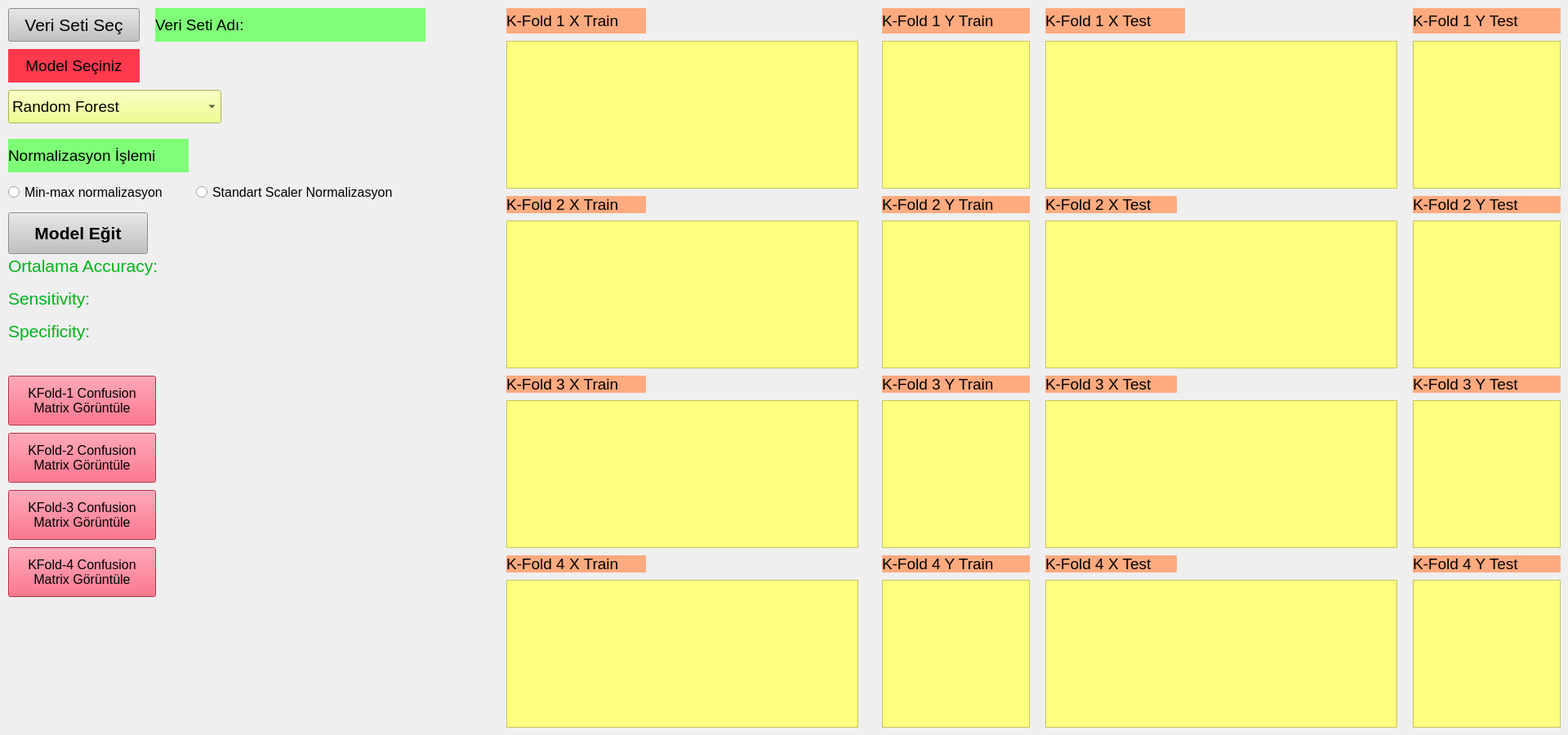
    <widget class="QWidget" name="tab_3">
     <attribute name="title">
      <string>K-Fold Model Eğitimi</string>
     </attribute>
     <widget class="QComboBox" name="cmbModelKFold">
      <property name="geometry">
       <rect>
        <x>10</x>
        <y>110</y>
        <width>261</width>
        <height>41</height>
       </rect>
      </property>
      <property name="font">
       <font>
        <pointsize>14</pointsize>
       </font>
      </property>
      <property name="styleSheet">
       <string notr="true">background-color: rgb(236, 255, 112);</string>
      </property>
      <property name="currentText">
       <string>Random Forest</string>
      </property>
      <item>
       <property name="text">
        <string>Random Forest</string>
       </property>
      </item>
      <item>
       <property name="text">
        <string>Decision Tree</string>
       </property>
      </item>
      <item>
       <property name="text">
        <string>KNN-Classifier</string>
       </property>
      </item>
     </widget>
     <widget class="QPushButton" name="btnverKFold">
      <property name="geometry">
       <rect>
        <x>10</x>
        <y>10</y>
        <width>161</width>
        <height>41</height>
       </rect>
      </property>
      <property name="font">
       <font>
        <pointsize>16</pointsize>
       </font>
      </property>
      <property name="styleSheet">
       <string notr="true">background-color:rgb(193, 193, 193)</string>
      </property>
      <property name="text">
       <string>Veri Seti Seç</string>
      </property>
     </widget>
     <widget class="QRadioButton" name="rbStanKFold">
      <property name="geometry">
       <rect>
        <x>240</x>
        <y>220</y>
        <width>241</width>
        <height>31</height>
       </rect>
      </property>
      <property name="font">
       <font>
        <pointsize>12</pointsize>
       </font>
      </property>
      <property name="text">
       <string>Standart Scaler Normalizasyon</string>
      </property>
     </widget>
     <widget class="QLabel" name="lblSpeKFold">
      <property name="geometry">
       <rect>
        <x>10</x>
        <y>390</y>
        <width>421</width>
        <height>31</height>
       </rect>
      </property>
      <property name="font">
       <font>
        <pointsize>16</pointsize>
       </font>
      </property>
      <property name="styleSheet">
       <string notr="true">color:rgb(0, 179, 27)</string>
      </property>
      <property name="text">
       <string>Specificity: </string>
      </property>
     </widget>
     <widget class="QLabel" name="lblVeriSeti_10">
      <property name="geometry">
       <rect>
        <x>10</x>
        <y>170</y>
        <width>221</width>
        <height>41</height>
       </rect>
      </property>
      <property name="font">
       <font>
        <pointsize>14</pointsize>
       </font>
      </property>
      <property name="styleSheet">
       <string notr="true">background-color:rgb(126, 255, 119)</string>
      </property>
      <property name="text">
       <string>Normalizasyon İşlemi</string>
      </property>
     </widget>
     <widget class="QLabel" name="label_3">
      <property name="geometry">
       <rect>
        <x>10</x>
        <y>60</y>
        <width>161</width>
        <height>41</height>
       </rect>
      </property>
      <property name="font">
       <font>
        <pointsize>14</pointsize>
       </font>
      </property>
      <property name="styleSheet">
       <string notr="true">background-color:rgb(255, 57, 77)</string>
      </property>
      <property name="text">
       <string>Model Seçiniz</string>
      </property>
      <property name="alignment">
       <set>Qt::AlignCenter</set>
      </property>
     </widget>
     <widget class="QLabel" name="lblACCKFold">
      <property name="geometry">
       <rect>
        <x>10</x>
        <y>310</y>
        <width>431</width>
        <height>31</height>
       </rect>
      </property>
      <property name="font">
       <font>
        <pointsize>16</pointsize>
       </font>
      </property>
      <property name="styleSheet">
       <string notr="true">color:rgb(0, 179, 27)</string>
      </property>
      <property name="text">
       <string>Ortalama Accuracy:</string>
      </property>
     </widget>
     <widget class="QLabel" name="lblSenKFold">
      <property name="geometry">
       <rect>
        <x>10</x>
        <y>350</y>
        <width>421</width>
        <height>31</height>
       </rect>
      </property>
      <property name="font">
       <font>
        <pointsize>16</pointsize>
       </font>
      </property>
      <property name="styleSheet">
       <string notr="true">color:rgb(0, 179, 27)</string>
      </property>
      <property name="text">
       <string>Sensitivity:</string>
      </property>
     </widget>
     <widget class="QRadioButton" name="rbMinMaxKFold">
      <property name="geometry">
       <rect>
        <x>10</x>
        <y>220</y>
        <width>221</width>
        <height>31</height>
       </rect>
      </property>
      <property name="font">
       <font>
        <pointsize>12</pointsize>
       </font>
      </property>
      <property name="text">
       <string>Min-max normalizasyon</string>
      </property>
     </widget>
     <widget class="QLabel" name="lblVeriSetiKFold">
      <property name="geometry">
       <rect>
        <x>190</x>
        <y>10</y>
        <width>331</width>
        <height>41</height>
       </rect>
      </property>
      <property name="font">
       <font>
        <pointsize>14</pointsize>
       </font>
      </property>
      <property name="styleSheet">
       <string notr="true">background-color:rgb(126, 255, 119)</string>
      </property>
      <property name="text">
       <string>Veri Seti Adı: </string>
      </property>
     </widget>
     <widget class="QLabel" name="lblVeriSeti_12">
      <property name="geometry">
       <rect>
        <x>620</x>
        <y>10</y>
        <width>171</width>
        <height>31</height>
       </rect>
      </property>
      <property name="font">
       <font>
        <pointsize>14</pointsize>
       </font>
      </property>
      <property name="styleSheet">
       <string notr="true">background-color:rgb(255, 170, 127)</string>
      </property>
      <property name="text">
       <string>K-Fold 1 X Train</string>
      </property>
     </widget>
     <widget class="QLabel" name="lblVeriSeti_13">
      <property name="geometry">
       <rect>
        <x>1080</x>
        <y>10</y>
        <width>181</width>
        <height>31</height>
       </rect>
      </property>
      <property name="font">
       <font>
        <pointsize>14</pointsize>
       </font>
      </property>
      <property name="styleSheet">
       <string notr="true">background-color:rgb(255, 170, 127)</string>
      </property>
      <property name="text">
       <string>K-Fold 1 Y Train</string>
      </property>
     </widget>
     <widget class="QTableWidget" name="tblKFold1XTrain">
      <property name="geometry">
       <rect>
        <x>620</x>
        <y>50</y>
        <width>431</width>
        <height>181</height>
       </rect>
      </property>
      <property name="styleSheet">
       <string notr="true">background-color:rgb(255, 255, 127);</string>
      </property>
     </widget>
     <widget class="QTableWidget" name="tblKFold1YTrain">
      <property name="geometry">
       <rect>
        <x>1080</x>
        <y>50</y>
        <width>181</width>
        <height>181</height>
       </rect>
      </property>
      <property name="styleSheet">
       <string notr="true">background-color:rgb(255, 255, 127);</string>
      </property>
     </widget>
     <widget class="QLabel" name="lblVeriSeti_14">
      <property name="geometry">
       <rect>
        <x>620</x>
        <y>240</y>
        <width>171</width>
        <height>21</height>
       </rect>
      </property>
      <property name="font">
       <font>
        <pointsize>14</pointsize>
       </font>
      </property>
      <property name="styleSheet">
       <string notr="true">background-color:rgb(255, 170, 127)</string>
      </property>
      <property name="text">
       <string>K-Fold 2 X Train</string>
      </property>
     </widget>
     <widget class="QLabel" name="lblVeriSeti_15">
      <property name="geometry">
       <rect>
        <x>1080</x>
        <y>240</y>
        <width>181</width>
        <height>21</height>
       </rect>
      </property>
      <property name="font">
       <font>
        <pointsize>14</pointsize>
       </font>
      </property>
      <property name="styleSheet">
       <string notr="true">background-color:rgb(255, 170, 127)</string>
      </property>
      <property name="text">
       <string>K-Fold 2 Y Train</string>
      </property>
     </widget>
     <widget class="QTableWidget" name="tblKFold2XTrain">
      <property name="geometry">
       <rect>
        <x>620</x>
        <y>270</y>
        <width>431</width>
        <height>181</height>
       </rect>
      </property>
      <property name="styleSheet">
       <string notr="true">background-color:rgb(255, 255, 127);</string>
      </property>
     </widget>
     <widget class="QTableWidget" name="tblKFold2YTrain">
      <property name="geometry">
       <rect>
        <x>1080</x>
        <y>270</y>
        <width>181</width>
        <height>181</height>
       </rect>
      </property>
      <property name="styleSheet">
       <string notr="true">background-color:rgb(255, 255, 127);</string>
      </property>
     </widget>
     <widget class="QLabel" name="lblVeriSeti_20">
      <property name="geometry">
       <rect>
        <x>1280</x>
        <y>10</y>
        <width>171</width>
        <height>31</height>
       </rect>
      </property>
      <property name="font">
       <font>
        <pointsize>14</pointsize>
       </font>
      </property>
      <property name="styleSheet">
       <string notr="true">background-color:rgb(255, 170, 127)</string>
      </property>
      <property name="text">
       <string>K-Fold 1 X Test</string>
      </property>
     </widget>
     <widget class="QLabel" name="lblVeriSeti_21">
      <property name="geometry">
       <rect>
        <x>1730</x>
        <y>10</y>
        <width>181</width>
        <height>31</height>
       </rect>
      </property>
      <property name="font">
       <font>
        <pointsize>14</pointsize>
       </font>
      </property>
      <property name="styleSheet">
       <string notr="true">background-color:rgb(255, 170, 127)</string>
      </property>
      <property name="text">
       <string>K-Fold 1 Y Test</string>
      </property>
     </widget>
     <widget class="QTableWidget" name="tblKFold1XTest">
      <property name="geometry">
       <rect>
        <x>1280</x>
        <y>50</y>
        <width>431</width>
        <height>181</height>
       </rect>
      </property>
      <property name="styleSheet">
       <string notr="true">background-color:rgb(255, 255, 127);</string>
      </property>
     </widget>
     <widget class="QTableWidget" name="tblKFold1YTest">
      <property name="geometry">
       <rect>
        <x>1730</x>
        <y>50</y>
        <width>181</width>
        <height>181</height>
       </rect>
      </property>
      <property name="styleSheet">
       <string notr="true">background-color:rgb(255, 255, 127);</string>
      </property>
     </widget>
     <widget class="QPushButton" name="btnModelEgitKFold">
      <property name="geometry">
       <rect>
        <x>10</x>
        <y>260</y>
        <width>171</width>
        <height>51</height>
       </rect>
      </property>
      <property name="font">
       <font>
        <pointsize>16</pointsize>
        <weight>75</weight>
        <bold>true</bold>
       </font>
      </property>
      <property name="styleSheet">
       <string notr="true">background-color:rgb(193, 193, 193)</string>
      </property>
      <property name="text">
       <string>Model Eğit</string>
      </property>
     </widget>
     <widget class="QTableWidget" name="tblKFold2XTest">
      <property name="geometry">
       <rect>
        <x>1280</x>
        <y>270</y>
        <width>431</width>
        <height>181</height>
       </rect>
      </property>
      <property name="styleSheet">
       <string notr="true">background-color:rgb(255, 255, 127);</string>
      </property>
     </widget>
     <widget class="QTableWidget" name="tblKFold2YTest">
      <property name="geometry">
       <rect>
        <x>1730</x>
        <y>270</y>
        <width>181</width>
        <height>181</height>
       </rect>
      </property>
      <property name="styleSheet">
       <string notr="true">background-color:rgb(255, 255, 127);</string>
      </property>
     </widget>
     <widget class="QLabel" name="lblVeriSeti_22">
      <property name="geometry">
       <rect>
        <x>1280</x>
        <y>240</y>
        <width>161</width>
        <height>21</height>
       </rect>
      </property>
      <property name="font">
       <font>
        <pointsize>14</pointsize>
       </font>
      </property>
      <property name="styleSheet">
       <string notr="true">background-color:rgb(255, 170, 127)</string>
      </property>
      <property name="text">
       <string>K-Fold 2 X Test</string>
      </property>
     </widget>
     <widget class="QLabel" name="lblVeriSeti_23">
      <property name="geometry">
       <rect>
        <x>1730</x>
        <y>240</y>
        <width>181</width>
        <height>21</height>
       </rect>
      </property>
      <property name="font">
       <font>
        <pointsize>14</pointsize>
       </font>
      </property>
      <property name="styleSheet">
       <string notr="true">background-color:rgb(255, 170, 127)</string>
      </property>
      <property name="text">
       <string>K-Fold 2 Y Test</string>
      </property>
     </widget>
     <widget class="QLabel" name="lblVeriSeti_42">
      <property name="geometry">
       <rect>
        <x>1280</x>
        <y>460</y>
        <width>161</width>
        <height>21</height>
       </rect>
      </property>
      <property name="font">
       <font>
        <pointsize>14</pointsize>
       </font>
      </property>
      <property name="styleSheet">
       <string notr="true">background-color:rgb(255, 170, 127)</string>
      </property>
      <property name="text">
       <string>K-Fold 3 X Test</string>
      </property>
     </widget>
     <widget class="QTableWidget" name="tblKFold3YTest">
      <property name="geometry">
       <rect>
        <x>1730</x>
        <y>490</y>
        <width>181</width>
        <height>181</height>
       </rect>
      </property>
      <property name="styleSheet">
       <string notr="true">background-color:rgb(255, 255, 127);</string>
      </property>
     </widget>
     <widget class="QTableWidget" name="tblKFold3XTest">
      <property name="geometry">
       <rect>
        <x>1280</x>
        <y>490</y>
        <width>431</width>
        <height>181</height>
       </rect>
      </property>
      <property name="styleSheet">
       <string notr="true">background-color:rgb(255, 255, 127);</string>
      </property>
     </widget>
     <widget class="QLabel" name="lblVeriSeti_40">
      <property name="geometry">
       <rect>
        <x>620</x>
        <y>460</y>
        <width>171</width>
        <height>21</height>
       </rect>
      </property>
      <property name="font">
       <font>
        <pointsize>14</pointsize>
       </font>
      </property>
      <property name="styleSheet">
       <string notr="true">background-color:rgb(255, 170, 127)</string>
      </property>
      <property name="text">
       <string>K-Fold 3 X Train</string>
      </property>
     </widget>
     <widget class="QLabel" name="lblVeriSeti_41">
      <property name="geometry">
       <rect>
        <x>1730</x>
        <y>460</y>
        <width>181</width>
        <height>21</height>
       </rect>
      </property>
      <property name="font">
       <font>
        <pointsize>14</pointsize>
       </font>
      </property>
      <property name="styleSheet">
       <string notr="true">background-color:rgb(255, 170, 127)</string>
      </property>
      <property name="text">
       <string>K-Fold 3 Y Test</string>
      </property>
     </widget>
     <widget class="QTableWidget" name="tblKFold3YTrain">
      <property name="geometry">
       <rect>
        <x>1080</x>
        <y>490</y>
        <width>181</width>
        <height>181</height>
       </rect>
      </property>
      <property name="styleSheet">
       <string notr="true">background-color:rgb(255, 255, 127);</string>
      </property>
     </widget>
     <widget class="QTableWidget" name="tblKFold3XTrain">
      <property name="geometry">
       <rect>
        <x>620</x>
        <y>490</y>
        <width>431</width>
        <height>181</height>
       </rect>
      </property>
      <property name="styleSheet">
       <string notr="true">background-color:rgb(255, 255, 127);</string>
      </property>
     </widget>
     <widget class="QLabel" name="lblVeriSeti_39">
      <property name="geometry">
       <rect>
        <x>1080</x>
        <y>460</y>
        <width>181</width>
        <height>21</height>
       </rect>
      </property>
      <property name="font">
       <font>
        <pointsize>14</pointsize>
       </font>
      </property>
      <property name="styleSheet">
       <string notr="true">background-color:rgb(255, 170, 127)</string>
      </property>
      <property name="text">
       <string>K-Fold 3 Y Train</string>
      </property>
     </widget>
     <widget class="QLabel" name="lblVeriSeti_43">
      <property name="geometry">
       <rect>
        <x>1080</x>
        <y>680</y>
        <width>181</width>
        <height>21</height>
       </rect>
      </property>
      <property name="font">
       <font>
        <pointsize>14</pointsize>
       </font>
      </property>
      <property name="styleSheet">
       <string notr="true">background-color:rgb(255, 170, 127)</string>
      </property>
      <property name="text">
       <string>K-Fold 4 Y Train</string>
      </property>
     </widget>
     <widget class="QTableWidget" name="tblKFold4YTest">
      <property name="geometry">
       <rect>
        <x>1730</x>
        <y>710</y>
        <width>181</width>
        <height>181</height>
       </rect>
      </property>
      <property name="styleSheet">
       <string notr="true">background-color:rgb(255, 255, 127);</string>
      </property>
     </widget>
     <widget class="QTableWidget" name="tblKFold4XTrain">
      <property name="geometry">
       <rect>
        <x>620</x>
        <y>710</y>
        <width>431</width>
        <height>181</height>
       </rect>
      </property>
      <property name="styleSheet">
       <string notr="true">background-color:rgb(255, 255, 127);</string>
      </property>
     </widget>
     <widget class="QLabel" name="lblVeriSeti_44">
      <property name="geometry">
       <rect>
        <x>620</x>
        <y>680</y>
        <width>171</width>
        <height>21</height>
       </rect>
      </property>
      <property name="font">
       <font>
        <pointsize>14</pointsize>
       </font>
      </property>
      <property name="styleSheet">
       <string notr="true">background-color:rgb(255, 170, 127)</string>
      </property>
      <property name="text">
       <string>K-Fold 4 X Train</string>
      </property>
     </widget>
     <widget class="QTableWidget" name="tblKFold4XTest">
      <property name="geometry">
       <rect>
        <x>1280</x>
        <y>710</y>
        <width>431</width>
        <height>181</height>
       </rect>
      </property>
      <property name="styleSheet">
       <string notr="true">background-color:rgb(255, 255, 127);</string>
      </property>
     </widget>
     <widget class="QLabel" name="lblVeriSeti_45">
      <property name="geometry">
       <rect>
        <x>1730</x>
        <y>680</y>
        <width>181</width>
        <height>21</height>
       </rect>
      </property>
      <property name="font">
       <font>
        <pointsize>14</pointsize>
       </font>
      </property>
      <property name="styleSheet">
       <string notr="true">background-color:rgb(255, 170, 127)</string>
      </property>
      <property name="text">
       <string>K-Fold 4 Y Test</string>
      </property>
     </widget>
     <widget class="QTableWidget" name="tblKFold4YTrain">
      <property name="geometry">
       <rect>
        <x>1080</x>
        <y>710</y>
        <width>181</width>
        <height>181</height>
       </rect>
      </property>
      <property name="styleSheet">
       <string notr="true">background-color:rgb(255, 255, 127);</string>
      </property>
     </widget>
     <widget class="QLabel" name="lblVeriSeti_46">
      <property name="geometry">
       <rect>
        <x>1280</x>
        <y>680</y>
        <width>161</width>
        <height>21</height>
       </rect>
      </property>
      <property name="font">
       <font>
        <pointsize>14</pointsize>
       </font>
      </property>
      <property name="styleSheet">
       <string notr="true">background-color:rgb(255, 170, 127)</string>
      </property>
      <property name="text">
       <string>K-Fold 4 X Test</string>
      </property>
     </widget>
     <widget class="QLabel" name="lblFold1">
      <property name="geometry">
       <rect>
        <x>460</x>
        <y>70</y>
        <width>151</width>
        <height>31</height>
       </rect>
      </property>
      <property name="font">
       <font>
        <pointsize>12</pointsize>
       </font>
      </property>
      <property name="styleSheet">
       <string notr="true">color: rgb(65, 159, 112)</string>
      </property>
      <property name="text">
       <string/>
      </property>
     </widget>
     <widget class="QLabel" name="lblFold2">
      <property name="geometry">
       <rect>
        <x>460</x>
        <y>280</y>
        <width>151</width>
        <height>31</height>
       </rect>
      </property>
      <property name="font">
       <font>
        <pointsize>12</pointsize>
       </font>
      </property>
      <property name="styleSheet">
       <string notr="true">color: rgb(65, 159, 112)</string>
      </property>
      <property name="text">
       <string/>
      </property>
     </widget>
     <widget class="QLabel" name="lblFold3">
      <property name="geometry">
       <rect>
        <x>460</x>
        <y>500</y>
        <width>151</width>
        <height>31</height>
       </rect>
      </property>
      <property name="font">
       <font>
        <pointsize>12</pointsize>
       </font>
      </property>
      <property name="styleSheet">
       <string notr="true">color: rgb(65, 159, 112)</string>
      </property>
      <property name="text">
       <string/>
      </property>
     </widget>
     <widget class="QLabel" name="lblFold4">
      <property name="geometry">
       <rect>
        <x>460</x>
        <y>720</y>
        <width>151</width>
        <height>31</height>
       </rect>
      </property>
      <property name="font">
       <font>
        <pointsize>12</pointsize>
       </font>
      </property>
      <property name="styleSheet">
       <string notr="true">color: rgb(65, 159, 112)</string>
      </property>
      <property name="text">
       <string/>
      </property>
     </widget>
     <widget class="QPushButton" name="btnConfusionKFold1">
      <property name="geometry">
       <rect>
        <x>10</x>
        <y>460</y>
        <width>181</width>
        <height>61</height>
       </rect>
      </property>
      <property name="font">
       <font>
        <pointsize>12</pointsize>
       </font>
      </property>
      <property name="styleSheet">
       <string notr="true">background-color:rgb(255, 57, 93)</string>
      </property>
      <property name="text">
       <string>KFold-1 Confusion 
Matrix Görüntüle</string>
      </property>
     </widget>
     <widget class="QPushButton" name="btnConfusionKFold2">
      <property name="geometry">
       <rect>
        <x>10</x>
        <y>530</y>
        <width>181</width>
        <height>61</height>
       </rect>
      </property>
      <property name="font">
       <font>
        <pointsize>12</pointsize>
       </font>
      </property>
      <property name="styleSheet">
       <string notr="true">background-color:rgb(255, 57, 93)</string>
      </property>
      <property name="text">
       <string>KFold-2 Confusion 
Matrix Görüntüle</string>
      </property>
     </widget>
     <widget class="QPushButton" name="btnConfusionKFold3">
      <property name="geometry">
       <rect>
        <x>10</x>
        <y>600</y>
        <width>181</width>
        <height>61</height>
       </rect>
      </property>
      <property name="font">
       <font>
        <pointsize>12</pointsize>
       </font>
      </property>
      <property name="styleSheet">
       <string notr="true">background-color:rgb(255, 57, 93)</string>
      </property>
      <property name="text">
       <string>KFold-3 Confusion 
Matrix Görüntüle</string>
      </property>
     </widget>
     <widget class="QPushButton" name="btnConfusionKFold4">
      <property name="geometry">
       <rect>
        <x>10</x>
        <y>670</y>
        <width>181</width>
        <height>61</height>
       </rect>
      </property>
      <property name="font">
       <font>
        <pointsize>12</pointsize>
       </font>
      </property>
      <property name="styleSheet">
       <string notr="true">background-color:rgb(255, 57, 93)</string>
      </property>
      <property name="text">
       <string>KFold-4 Confusion 
Matrix Görüntüle</string>
      </property>
     </widget>
    </widget>
